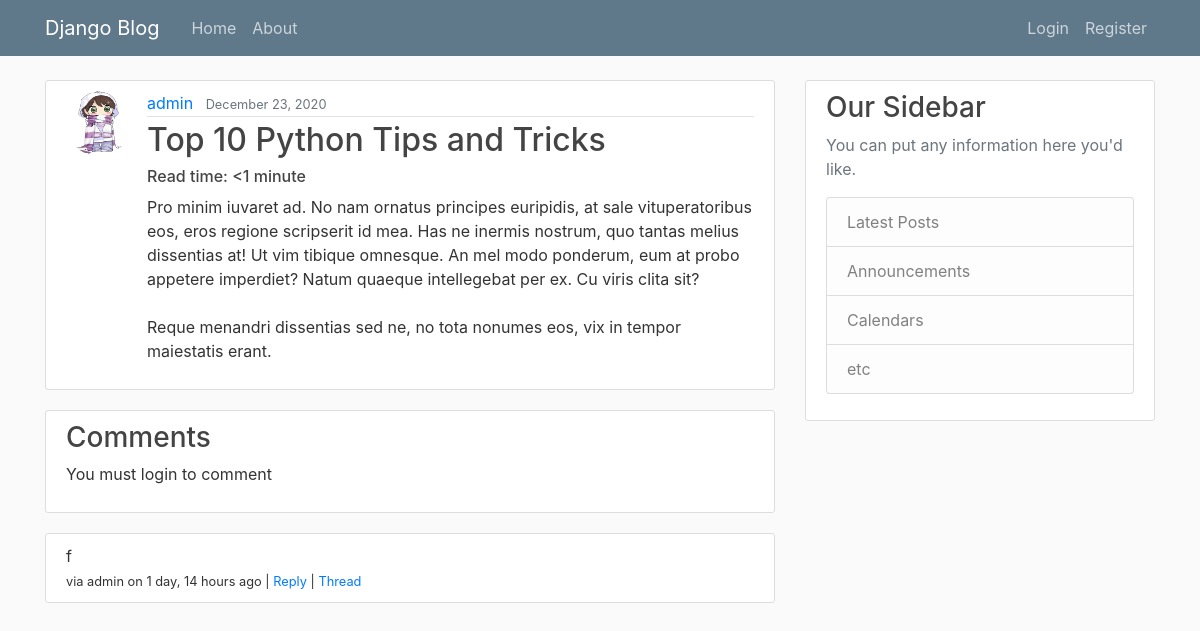
/post/top-10-python-tips-and-tricks/, run on the app's committed database.
### blog/models.py (models this page shows, shortened)
class Post(models.Model):
    class PostObjects(models.Manager):
        def get_queryset(self):
            return super().get_queryset().filter(date_posted__lte=timezone.now())
    author = models.ForeignKey(User, on_delete=models.CASCADE, default=1)
    title = models.CharField(max_length=100)
    slug = models.SlugField(unique=True, blank=True, null=True)
    content = models.TextField()
    date_posted = models.DateTimeField(default=timezone.now)
    read_time = models.IntegerField(default=0, null=True, blank=True) #models.TimeField(null=True, blank=True)
    @property
    def comments(self):
        instance = self
        qs = Comment.objects.filter_by_instance(instance)
        return qs
    @property
    def get_content_type(self):
        instance = self
        content_type = ContentType.objects.get_for_model(instance.__class__)
        return content_type

### users/models.py (models this page shows, shortened)
class Profile(models.Model):
    user = models.OneToOneField(User, on_delete=models.CASCADE)
    image = models.ImageField(default='default.jpg', upload_to='profile_pics')

### comments/models.py (models this page shows, shortened)
class Comment(models.Model):
    author = models.ForeignKey(User, on_delete=models.CASCADE, default=1)
    content_type = models.ForeignKey(ContentType, on_delete=models.CASCADE)
    object_id = models.PositiveIntegerField()
    content_object = GenericForeignKey('content_type', 'object_id')
    parent = models.ForeignKey("self", null=True, blank=True, on_delete=models.CASCADE)
    content = models.TextField()
    timestamp = models.DateTimeField(default=timezone.now)
    objects = CommentManager()
    class Meta:
        ordering = ['-timestamp']
    def get_absolute_url(self):
        return reverse('comments:thread', kwargs={'pk': self.pk})
    def children(self): #replies
        return Comment.objects.filter(parent=self)

### blog/views.py (the view, shortened to what this page needs)
# urls.py: path('post/<slug:slug>/', PostDetailView.as_view(), name='post-detail'),
class PostDetailView(View):
    def get(self, request, *args, **kwargs):
        view = PostDetailGetView.as_view()
        return view(request, *args, **kwargs)

### blog/views.py (called while the page is built)
    def get_context_data(self, **kwargs):
        context = super().get_context_data(**kwargs)
        instance = self.get_object()
        comments = instance.comments
        context['comments'] = comments
        initial_data = {
            'content_type': instance.get_content_type,
            'object_id': instance.id
            }
        comment_form = CommentForm(self.request.POST or None, initial=initial_data)
        context['comment_form'] = comment_form
        return context

### comments/models.py (called while the page is built)
    def filter_by_instance(self, instance):
        content_type = ContentType.objects.get_for_model(instance.__class__)
        obj_id = instance.id
        qs = super(CommentManager, self).filter(content_type=content_type, object_id=obj_id).filter(parent=None)
        return qs

### blog/templates/blog/post_detail.html (shortened to what this page needs)
{% extends "blog/base.html" %}
{% load crispy_forms_tags %}
{% block content %}
  <article class="media content-section">
    <img class="rounded-circle article-img" src="{{ post.author.profile.image.url }}">
    <div class="media-body">
      <div class="article-metadata">
        <a class="mr-2" href="{% url 'user-posts' post.author.username %}">{{ post.author }}</a>
        <small class="text-muted">{{ post.date_posted|date:"F d, Y" }}</small>
      </div>
      <h2 class="article-title" >{{ post.title }}</h2>
      <h6> Read time: {% if post.read_time <= 1 %} <1 minute {% else %} {{ post.read_time }} minutes {% endif %} </h6>
      <p class="article-content">{{ post.content }}</p>
    </div>
  </article>
<article class="media content-section">
  <div class="media-body">
    <h3>Comments</h3>
    {% if request.user.is_authenticated %}
    <form method="post" action="">
      {% csrf_token %}
      {{ comment_form|crispy }}
      <input type="submit" value="Post comment" class="btn btn-default">
    </form>
    {% else %}
      <p>You must login to comment</p>
    {% endif %}
  </div>
</article>
{% for comment in comments %}
  <article class="media content-section">
      <div class="media-body">
        {{ comment.content }}
        <br>
        <small>via {{ comment.author }} on {{ comment.timestamp|timesince }} ago |  <a class="comment-reply-btn" href="#">Reply</a> | <a class="" href="{{ comment.get_absolute_url }}">Thread</a></small>
      </div>
  </article>
{% endfor %}
{% endblock content %}

### blog/static/blog/main.css (style rules this page uses)
body { background: #fafafa; color: #333333; margin-top: 5rem; }
h1, h2, h3, h4, h5, h6 { color: #444444; }
.content-section { background: #ffffff; padding: 10px 20px; border: 1px solid #dddddd; border-radius: 3px; margin-bottom: 20px; }
.article-title { color: #444444; }
.article-content { white-space: pre-line; }
.article-img { height: 65px; width: 65px; margin-right: 16px; }
.article-metadata { padding-bottom: 1px; margin-bottom: 4px; border-bottom: 1px solid #e3e3e3 }

### data on the page
Post: author.profile.image (picture), author "admin", date_posted "December 23, 2020", title "Top 10 Python Tips and Tricks", content "Pro minim iuvaret ad. No nam ornatus principes euripidis, at sale vituperatoribus eos, eros regione scripserit id mea. Has ne inermis nostrum, quo tantas melius dissentias at! Ut vim tibique omnesque. An mel modo ponderum, eum at probo appetere imperdiet? Natum quaeque intellegebat per ex. Cu viris clita sit? Reque menandri dissentias sed ne, no tota nonumes eos, vix in tempor maiestatis erant."
Comment: content "f", author "admin", timestamp "1 day, 14 hours"
